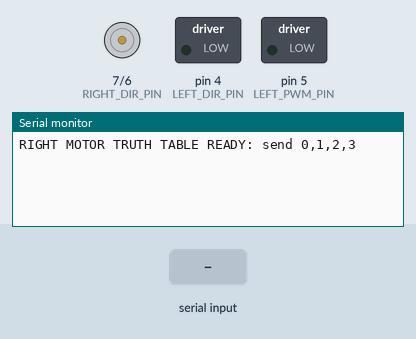
The sketch below on a simulated Arduino Uno, built with avr-gcc and run on an emulated ATmega328P. Parts: direction and speed pins drawn as motors (green arrow = direction pin HIGH = forward, orange = LOW = backward, longer = more drive), switched loads named in the sketch (green lamp = pin HIGH), the last lines printed to the serial monitor. The inputs (shaded band) are chosen by the test bench.

Above: at 1.2 s.
1.3 s: "30,150\n" received over Serial
At 2.4 s:
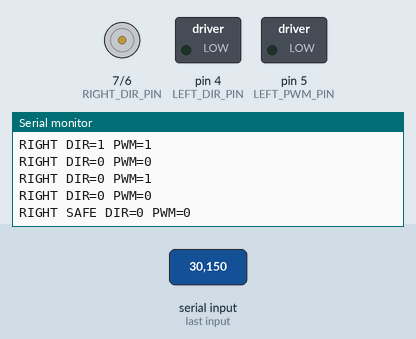
2.8 s: "200\n" received over Serial
At 3.0 s:
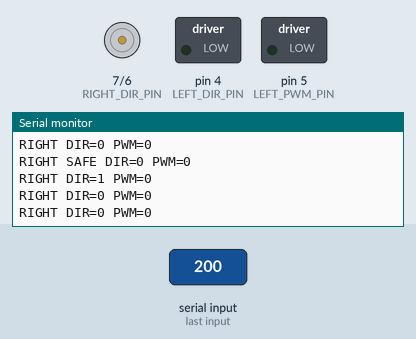

Measured:
- after the input at 1.3 s, the serial monitor: prints a new line at once (image 1)
- after the input at 2.8 s, the serial monitor: prints a new line at once (image 2)

The sketch:

RightMotorTruthTable.ino
```cpp
#include <Arduino.h>

namespace {
constexpr uint8_t LEFT_DIR_PIN = 4;
constexpr uint8_t LEFT_PWM_PIN = 5;
constexpr uint8_t RIGHT_PWM_PIN = 6;
constexpr uint8_t RIGHT_DIR_PIN = 7;
constexpr unsigned long UART_BAUD = 9600;
constexpr unsigned long PULSE_MS = 250;

bool pulseActive = false;
unsigned long pulseStartedAt = 0;

void setRightInputs(bool dirHigh, bool pwmHigh) {
  digitalWrite(RIGHT_DIR_PIN, dirHigh ? HIGH : LOW);
  digitalWrite(RIGHT_PWM_PIN, pwmHigh ? HIGH : LOW);
}

void stopAll() {
  digitalWrite(LEFT_DIR_PIN, LOW);
  digitalWrite(LEFT_PWM_PIN, LOW);
  setRightInputs(false, false);
}

void startTest(uint8_t state) {
  const bool dirHigh = (state & 0x02U) != 0;
  const bool pwmHigh = (state & 0x01U) != 0;
  stopAll();
  setRightInputs(dirHigh, pwmHigh);
  pulseStartedAt = millis();
  pulseActive = true;

  Serial.print(F("RIGHT DIR="));
  Serial.print(dirHigh ? 1 : 0);
  Serial.print(F(" PWM="));
  Serial.println(pwmHigh ? 1 : 0);
}
}  // namespace

void setup() {
  digitalWrite(LEFT_DIR_PIN, LOW);
  digitalWrite(LEFT_PWM_PIN, LOW);
  digitalWrite(RIGHT_DIR_PIN, LOW);
  digitalWrite(RIGHT_PWM_PIN, LOW);
  pinMode(LEFT_DIR_PIN, OUTPUT);
  pinMode(LEFT_PWM_PIN, OUTPUT);
  pinMode(RIGHT_DIR_PIN, OUTPUT);
  pinMode(RIGHT_PWM_PIN, OUTPUT);
  stopAll();

  Serial.begin(UART_BAUD);
  Serial.println(F("RIGHT MOTOR TRUTH TABLE READY: send 0,1,2,3"));
}

void loop() {
  if (Serial.available() > 0) {
    const int input = Serial.read();
    if (input >= '0' && input <= '3') {
      startTest(static_cast<uint8_t>(input - '0'));
    }
  }

  if (pulseActive &&
      static_cast<unsigned long>(millis() - pulseStartedAt) >= PULSE_MS) {
    stopAll();
    pulseActive = false;
    Serial.println(F("RIGHT SAFE DIR=0 PWM=0"));
  }
}
```
